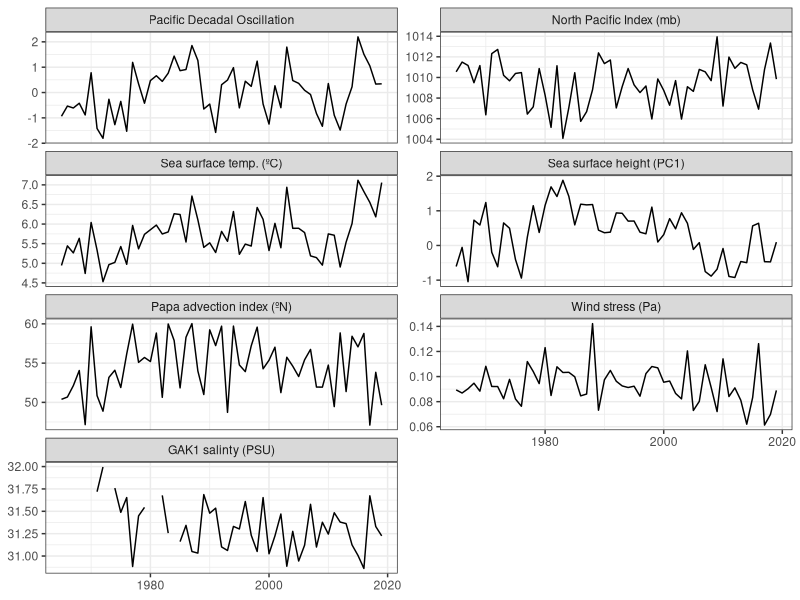
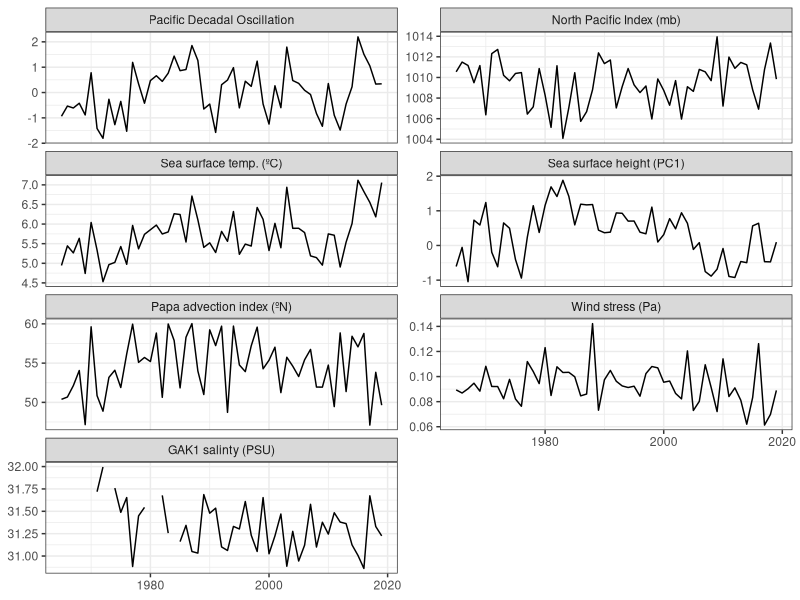

Recreate these plots in R, in order.
library(tidyverse)

dat <- read.csv("data/climate.data.csv")

# add NCDC PDO values
dat2 <- read.csv("data/salmon.and.NCDC.PDO.csv")

dat2 <- dat2 %>%
  group_by(Year) %>%
  summarise(NDJFM.PDO=mean(PDO1))

names(dat2)[1] <- "year"

dat <- left_join(dat, dat2)

# and replace the ssh coastal mean with ssh PC1
dat3 <- read.csv("data/salmon.covariates.updated.ssh.eof.csv")
dat$FMA.SSH.PC1 <- dat3$FMA.ssh.PC1.SODA.pred.by.GODAS[match(dat$year, dat3$year)]

dat <- dat %>%
  select(-era, -FMA.ssh.COMBINED) %>%
  filter(year %in% 1965:2019)

names(dat) <- c("Year",
                "Wind stress (Pa)",
                "Pacific Decadal Oscillation",
                "Sea surface temp. (ºC)",
                "North Pacific Index (mb)",
                "Papa advection index (ºN)",
                "GAK1 salinty (PSU)",
                "Sea surface height (PC1)")


dat <- dat %>%
  pivot_longer(cols=-Year)

dat$order <- NA

this <- grep("Pacific Decadal", dat$name)
dat$order[this] <- 1

this <- grep("North", dat$name)
dat$order[this] <- 2

this <- grep("(ºC)", dat$name)
dat$order[this] <- 3

this <- grep("(PC1)", dat$name)
dat$order[this] <- 4

this <- grep("Papa", dat$name)
dat$order[this] <- 5

this <- grep("Wind", dat$name)
dat$order[this] <- 6

this <- grep("GAK1", dat$name)
dat$order[this] <- 7

dat$name <- reorder(dat$name, dat$order)

ggplot(dat, aes(Year, value)) +
  theme_bw() +
  geom_line() +
  facet_wrap(~name, scales="free_y", ncol=2) +
  theme(axis.title = element_blank())

ggsave("figs/SI climate time series.png", width=5, height=6, units='in', dpi=300)
